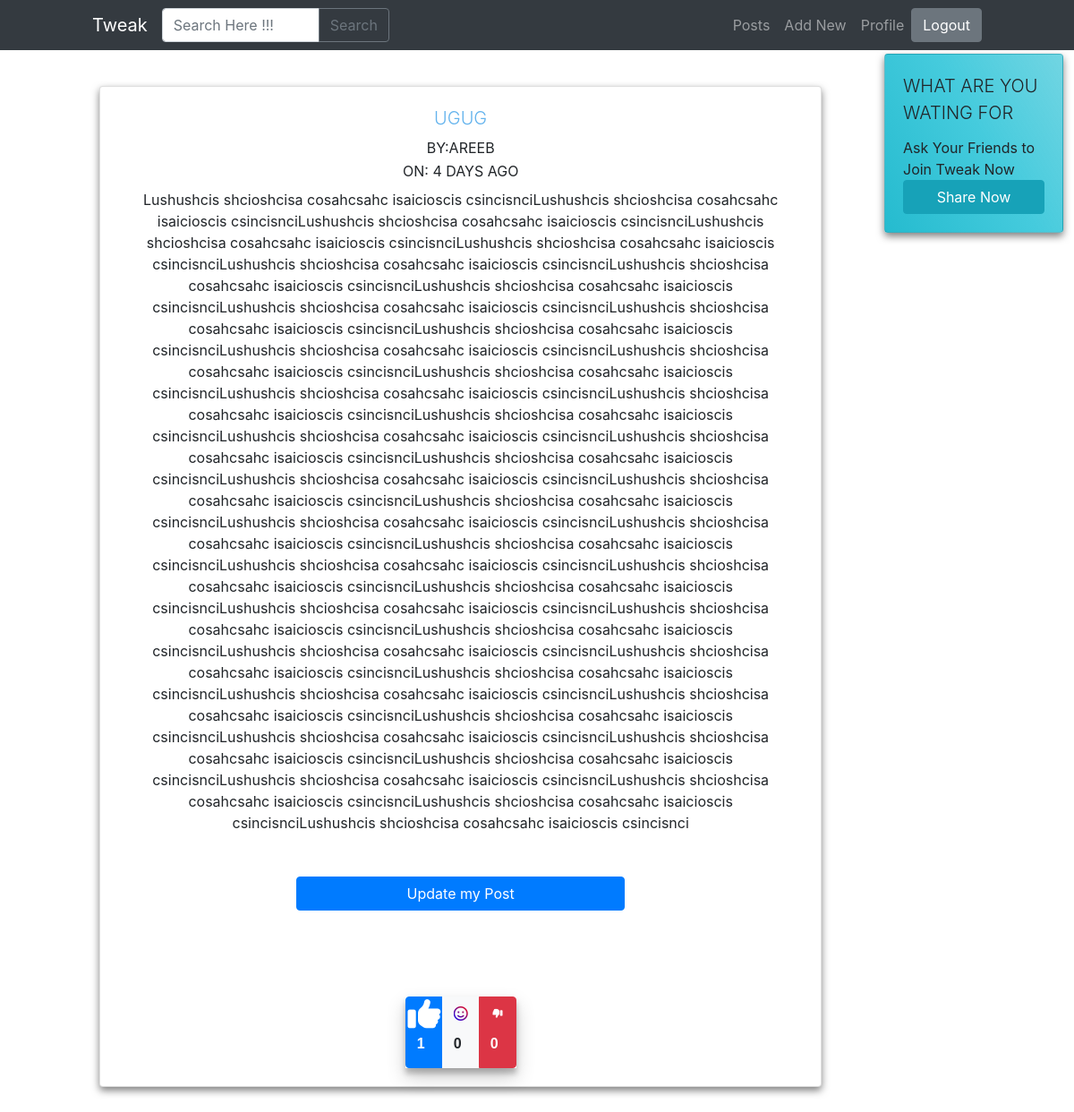
The app's page /post/6OUxM0c1_ZU (signed in) with its own data.
### app.py (models this page shows)
class Posts(db.Model):
    id = db.Column(db.Integer, primary_key=True)
    post_id = db.Column(db.String(30), nullable=False)
    post_by = db.Column(db.String(15), nullable=False)
    post_title = db.Column(db.String(80), nullable=False)
    post_body = db.Column(db.String(25000), nullable=False)
    post_created = db.Column(db.DateTime, default = datetime.utcnow)

### app.py (the view)
@app.route('/post/<string:postid>')
@login_required
def post(postid):
    post = Posts.query.filter_by(post_id=postid).first()
    rate = Like.query.filter_by(Lpid=postid,by=current_user.username).first()
    Likes = Like.query.filter_by(Lpid=postid,Action="like").count()
    Smiles = Like.query.filter_by(Lpid=postid,Action="smile").count()
    Disikes = Like.query.filter_by(Lpid=postid,Action="dislike").count()
    name = post.post_by
    return render_template('post.html',
                            rate=rate,
                            post=post,
                            name=name,
                            profile = current_user.username,
                            Likes = Likes,
                            Smiles = Smiles,
                            Dislikes = Disikes
                            )

### app.py (called while the page is built)
@login_manager.user_loader
def load_user(user_id):
    return User.query.get(int(user_id))

### filters.py (called while the page is built)
def datetimeformat(date_str):
    dt = arrow.get(date_str)
    return dt.humanize()

### templates/post.html (shortened to what this page needs)
{% extends "base.html" %}
{% block head %}
<link href="https://unpkg.com/tailwindcss@^1.0/dist/tailwind.min.css" rel="stylesheet">
<link href="{{url_for('static', filename='rate.css')}}" rel="stylesheet">
{% endblock %}
{% block header %}
<div class="inline-block">
<a href="{{ url_for('logout') }}">
  <button type="button" class="btn btn-secondary d-flex">Logout</button>
</a>
</div>
{% endblock %}
{% block body %}
<div class="container mt-16 mb-24 ">
  <div class="row">
    <div class="col-lg-10 p-0 m-0">
      <div class="container">
        <div class="row">
          <div class="col-lg-12 mt-3">
              <div class="card m-2 mb-3 mt-3" style="box-shadow: 0 4px 8px 0 rgba(0, 0, 0, 0.5); ">
                <div class="card-body text-center" style="position:relative;">
                  <p class="card-title text-uppercase lead text-blue-400" style="position: relative; ">
                  <a>{{ post.post_title }}</a>
                  </p>
                  <p class="card-subtitle mb-2 text-uppercase">by:<a href="{{ url_for('dashboard',pro = post.post_by) }}">{{ post.post_by }}</a></p>
                  <p class="card-subtitle mb-2 text-uppercase">on: {{ post.post_created | datetimeformat }}</p>
                  <div class="card-text" style="overflow: scroll; width:100%; height: auto; "> {{ post.post_body | safe }} </div>
                  {% if name == profile %}
                  <div class="row mt-5">
                  <div class="col-md-3"></div>
                  <div class="col-md-6">
                    <a href="{{ url_for('updatepost',postid = post.post_id) }}">
                      <button type="submit" class="btn btn-primary w-full">Update my Post</button>
                    </a>
                  </div>
                  <div class="col-md-3"></div>
                </div>
                  {% endif %}
                  <div class="row mt-5">
                    <div class="col-12 text-center mt-5" id="rate-controller"  reaction="{{rate.Action}}">
                      <div class="btn-group btn-group-toggle rate" data-toggle="buttons">
                          <label class="btn btn-primary active">
                              <i id="like-icon" class="fa fa-thumbs-up" aria-hidden="true"></i>
                              <label class="count" id="Likes">{{Likes}}</label>
                          </label>
                          <label class="btn btn-light">
                              <i id="smile-icon" class="fa fa-smile-o" aria-hidden="true"></i>
                              <label class="count" id="Smiles">{{Smiles}}</label>
                          </label>
                          <label class="btn btn-danger">
                              <i id="dislike-icon" class="fa fa-thumbs-down" aria-hidden="true"></i>
                              <label class="count" id="Dislikes">{{Dislikes}}</label>
                          </label>
                      </div>
                    </div>
                  </div>
                </div>
              </div>
        </div>
        </div>
      </div>
    </div>
    <div class="col-lg-2 p-0">
        <div class="card h-full w-full d-lg-block d-md-none d-none" style="box-shadow: 0 4px 8px 0 rgba(0, 0, 0, 0.5); overflow: hidden; width:200px;  height:auto; background: linear-gradient(60deg,#25bbcf 0%,#45cbdd 55%,#60d0dfe3 100%);position: fixed; right: 12px; top:60px;">
          <a href="https://api.whatsapp.com/send?text=Hey%2C%20I%20tried%20Tweak%20their%20idea%20is%20cool%20just%20try%20it%20once%20and%20you%20will%20definitely%20like%20itPost%20something%20and%20share%20me%20the%20link%2C%20Show%20some%20of%20your%20writing%20skillslink%20to%20the%20website%3A%20https%3A%2F%2Ftweak-web.herokuapp.com%%20Register%20Now%20!!!!!!">
            <div class="card-body">
              <p class="card-title text-uppercase lead" >
                What are you wating for
              </p>
              <p class="card-text" style="overflow: hidden;  max-height: 14ch;">Ask Your Friends to Join Tweak Now</p>
                <a href="https://api.whatsapp.com/send?text=Hey%2C%20I%20tried%20Tweak%20their%20idea%20is%20cool%20just%20try%20it%20once%20and%20you%20will%20definitely%20like%20itPost%20something%20and%20share%20me%20the%20link%2C%20Show%20some%20of%20your%20writing%20skillslink%20to%20the%20website%3A%20https%3A%2F%2Ftweak-web.herokuapp.com%%20Register%20Now%20!!!!!!">
                  <button type="submit" class="btn btn-info w-full">Share Now</button>
                </a>
              </div>
            </div>
        </div>
    </div>
  </div>
{% endblock %}

### static/rate.css (style rules this page uses)
.fa-thumbs-down { transform: scaleX(-1) scale(0.7); transition:0.2s; }
.fa-thumbs-up { transform:scale(0.7); transition:0.2s; }
.fa-thumbs-up-enlarge { transform:scale(2.3) scaleX(1); }
.fa-smile-o { background:linear-gradient(45deg,#0105ff,#ff0505); -webkit-background-clip: text; -moz-background-clip: text; background-clip: text; -webkit-text-fill-color:transparent; transition: 0.2s; }
.rate { Box-shadow:0 10px 20px rgba(0,0,0,0.19), 0 6px 6px rgba(0,0,0,0.23); }
.count { margin-top: 10px; display:flex; font-weight: bold; font-family: 'Trebuchet MS', 'Lucida Sans Unicode', 'Lucida Grande', 'Lucida Sans', Arial, sans-serif; font-size: 16px; }

### templates/base.html (style rules this page uses)
a, a:hover, a:focus, a:active { text-decoration: none; color: inherit; }

### records on screen
Posts: post_title "UGUG", post_by "AREEB", post_created "4 DAYS AGO", post_body "Lushushcis shcioshcisa cosahcsahc isaicioscis csincisnciLushushcis shcioshcisa cosahcsahc isaicioscis csincisnciLushushcis shcioshcisa cosahcsahc isaicioscis csincisnciLushushcis shcioshcisa cosahcsahc isaicioscis csincisnciLushushcis shcioshcisa cosahcsahc isaicioscis csincisnciLushushcis shcioshcisa cosahcsahc isaicioscis csincisnciLushushcis shcioshcisa cosahcsahc isaicioscis csincisnciLushushcis shcioshcisa cosahcsahc isaicioscis csincisnciLushushcis shcioshcisa cosahcsahc isaicioscis csincisnciLushushcis shcioshcisa cosahcsahc isaicioscis csincisnciLushushcis shcioshcisa cosahcsahc isaicioscis csincisnciLushushcis shcioshcisa cosahcsahc isaicioscis csincisnciLushushcis shcioshcisa…"

### other values on screen
{{ Likes }} "1"
{{ Smiles }} "0"
{{ Dislikes }} "0"
